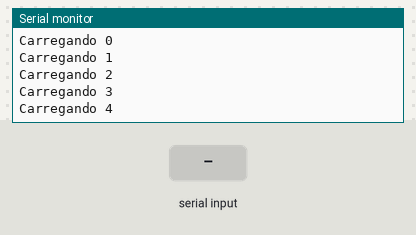
The sketch below on a simulated ESP32. On the bench: the last lines printed to the serial monitor. Inputs (shaded band) come from the test bench.

Above: at 1.4 s.
1.5 s: "+\n" received over Serial
At 4.3 s:
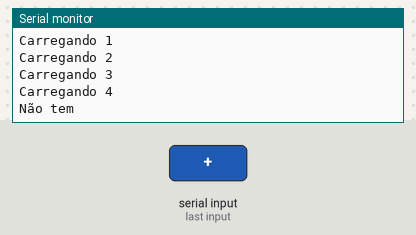
4.5 s: "90/45\n" received over Serial
At 5.0 s:
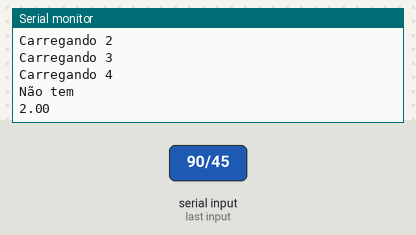
Timing chart, 0 to 7.5 s (numbered marks = the images above; inputs shaded):
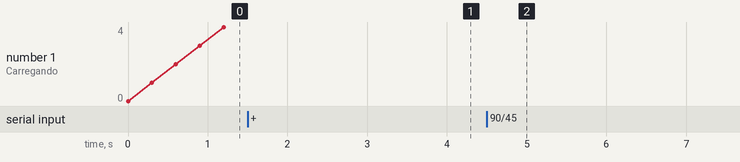

The sketch:

calculadora-esp32.ino
```cpp
void setup() {
  // put your setup code here, to run once:
  Serial.begin(115200);

  while (!Serial) {
    ; // wait for serial port to connect. Needed for native USB port only
  }

  establishContact();
}

void loop() {
  while (Serial.available() > 0) {
    // put your main code here, to run repeatedly:
    float number1 = Serial.parseFloat();
    int operation = Serial.read();
    float number2 = Serial.parseFloat();

    if (operation == '+') {
      Serial.println(number1 + number2);
    } else if (operation == '-') {
      Serial.println(number1 - number2);
    } else if (operation == '*') {
      Serial.println(number1 * number2);
    } else if (operation == '/') {
      Serial.println(number1 / number2);
    } else {
      Serial.println("Não tem");
    }
  }
}

void establishContact() {
  int count = 0;
  while (Serial.available() <= 0) {
    Serial.print("Carregando ");
    Serial.print(count++);
    Serial.print("\n");
    delay(300);
  }
}
```

Measured:
- after the input at 1.5 s, the serial monitor: prints a new line after 2.0 s (image 1)
- after the input at 4.5 s, the serial monitor: prints a new line at once (image 2)
